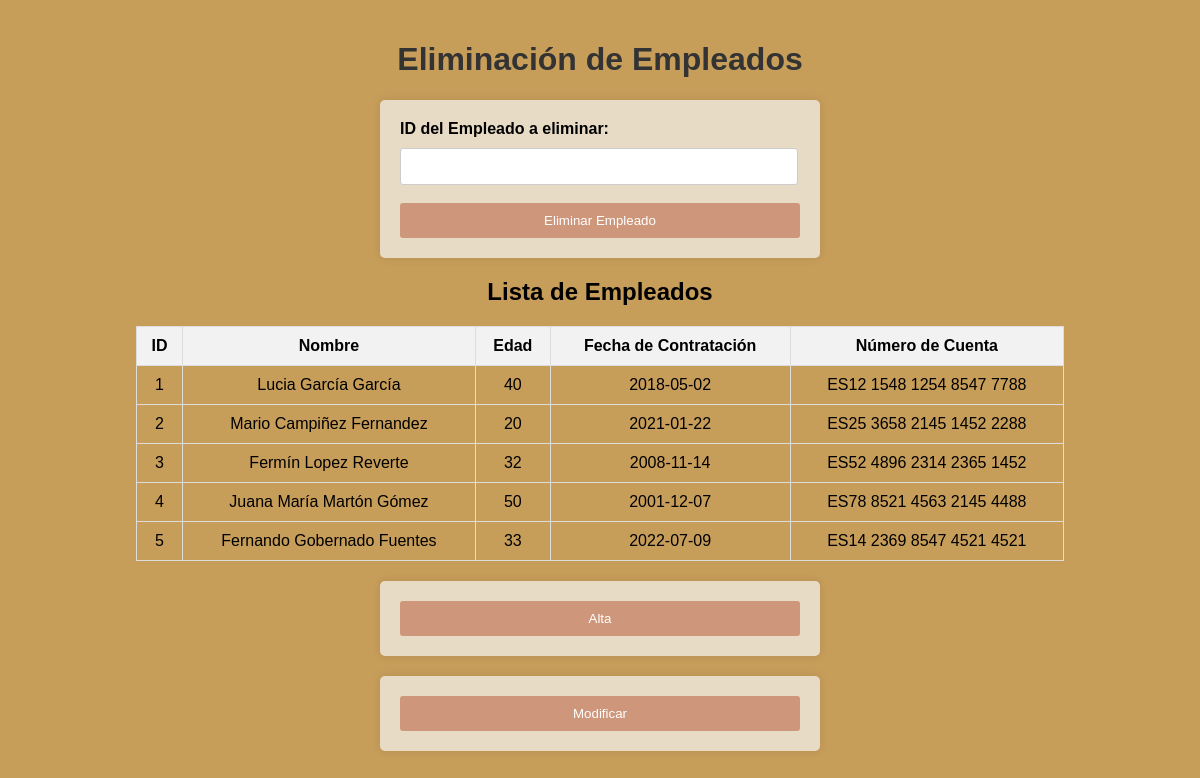
The page /admin/Baja-empleados.php on the database as committed earlier.
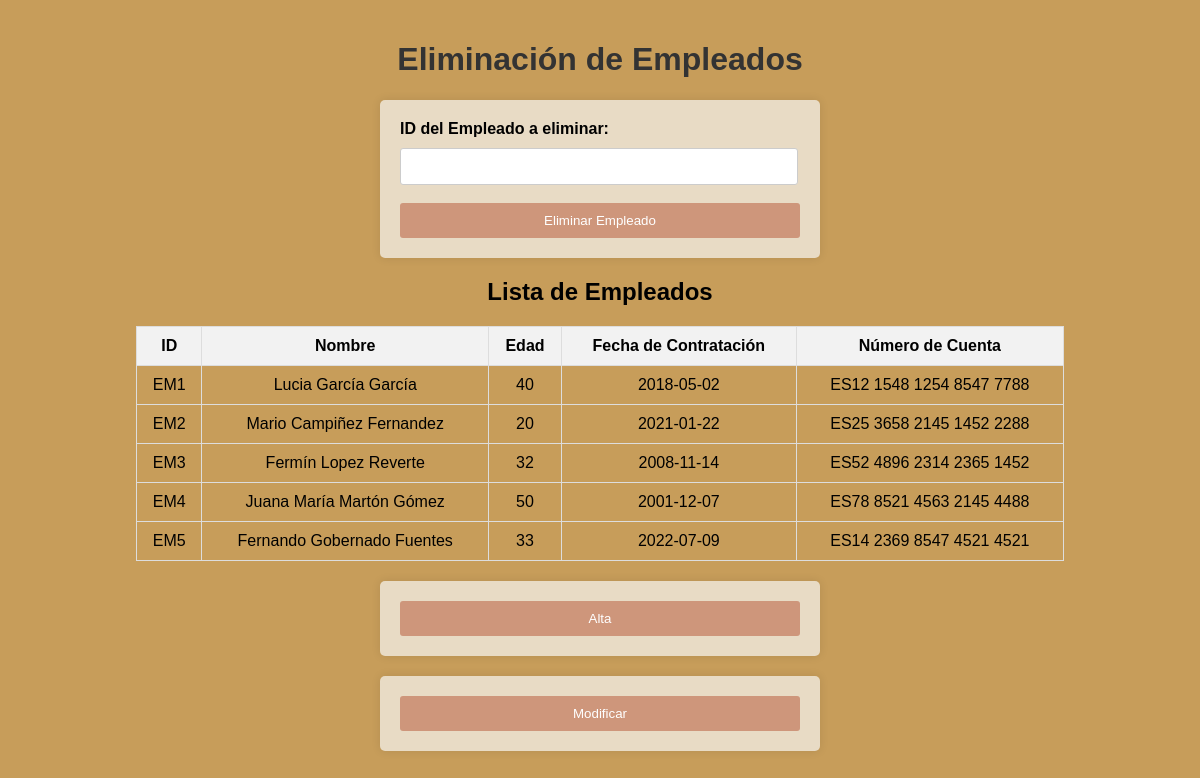
The same page on the database as committed later.
### tables this page shows
CREATE TABLE IF NOT EXISTS `empleados` (
  `idEmpleado` VARCHAR(45) NOT NULL,
  `NombreEmp` VARCHAR(45) NOT NULL,
  `Edad` VARCHAR(45) NOT NULL,
  `FechaContratacion` DATE NOT NULL,
  `NumeroCuenta` VARCHAR(45) NOT NULL,
  PRIMARY KEY (`idEmpleado`));

### admin/Baja-empleados.php (the view, shortened to what this page needs)
<!DOCTYPE html>
<html>
<head>
    <link rel="stylesheet" href="../css/Alta.css">
</head>
<body>
    <h1>Eliminación de Empleados</h1>
    <form method="POST" action="<?php echo $_SERVER["PHP_SELF"]; ?>" onsubmit="return confirmarEliminacion();">
        <label for="idEmpleado">ID del Empleado a eliminar:</label>
        <input type="text" name="idEmpleado" id="idEmpleado" size="10" required><br><br>
        <button type="submit">Eliminar Empleado</button>
    </form>
    <div>
        <?php
        $conexion = conectar();
        $consulta_empleados = $conexion->query("SELECT idEmpleado, NombreEmp, Edad, FechaContratacion, NumeroCuenta FROM Empleados");
        if ($consulta_empleados->num_rows > 0) {
            echo "<h2>Lista de Empleados</h2>";
            echo "<table border='1'>
                <tr>
                    <th>ID</th>
                    <th>Nombre</th>
                    <th>Edad</th>
                    <th>Fecha de Contratación</th>
                    <th>Número de Cuenta</th>
                </tr>";
            while ($fila = $consulta_empleados->fetch_assoc()) {
                echo "<tr>
                    <td>{$fila['idEmpleado']}</td>
                    <td>{$fila['NombreEmp']}</td>
                    <td>{$fila['Edad']}</td>
                    <td>{$fila['FechaContratacion']}</td>
                    <td>{$fila['NumeroCuenta']}</td>
                </tr>";
            }
            echo "</table>";
        } else {
            echo "No hay empleados registrados.";
        }
        ?>
    </div>
    <form action="Alta-empleados.php" method="post">
        <button type="submit">Alta</button>
    </form>
    <form action="Modif-empleados.php" method="post">
        <button type="submit">Modificar</button>
    </form>
</body>
</html>

Rows that differ between the two databases and show on the page:
removed empleados: idEmpleado "1", NombreEmp "Lucia García García", Edad "40", FechaContratacion "2018-05-02", NumeroCuenta "ES12 1548 1254 8547 7788"
removed empleados: idEmpleado "2", NombreEmp "Mario Campiñez Fernandez", Edad "20", FechaContratacion "2021-01-22", NumeroCuenta "ES25 3658 2145 1452 2288"
removed empleados: idEmpleado "3", NombreEmp "Fermín Lopez Reverte", Edad "32", FechaContratacion "2008-11-14", NumeroCuenta "ES52 4896 2314 2365 1452"
removed empleados: idEmpleado "4", NombreEmp "Juana María Martón Gómez", Edad "50", FechaContratacion "2001-12-07", NumeroCuenta "ES78 8521 4563 2145 4488"
removed empleados: idEmpleado "5", NombreEmp "Fernando Gobernado Fuentes", Edad "33", FechaContratacion "2022-07-09", NumeroCuenta "ES14 2369 8547 4521 4521"
added empleados: idEmpleado "EM1", NombreEmp "Lucia García García", Edad "40", FechaContratacion "2018-05-02", NumeroCuenta "ES12 1548 1254 8547 7788"
added empleados: idEmpleado "EM2", NombreEmp "Mario Campiñez Fernandez", Edad "20", FechaContratacion "2021-01-22", NumeroCuenta "ES25 3658 2145 1452 2288"
added empleados: idEmpleado "EM3", NombreEmp "Fermín Lopez Reverte", Edad "32", FechaContratacion "2008-11-14", NumeroCuenta "ES52 4896 2314 2365 1452"
added empleados: idEmpleado "EM4", NombreEmp "Juana María Martón Gómez", Edad "50", FechaContratacion "2001-12-07", NumeroCuenta "ES78 8521 4563 2145 4488"
added empleados: idEmpleado "EM5", NombreEmp "Fernando Gobernado Fuentes", Edad "33", FechaContratacion "2022-07-09", NumeroCuenta "ES14 2369 8547 4521 4521"
